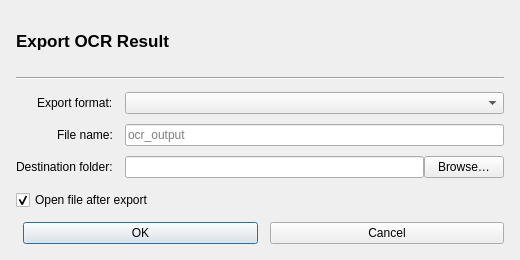
<?xml version="1.0" encoding="UTF-8"?>
<ui version="4.0">
 <class>ExportDialog</class>
 <widget class="QDialog" name="ExportDialog">
  <property name="minimumSize">
   <size>
    <width>520</width>
    <height>260</height>
   </size>
  </property>
  <property name="windowTitle">
   <string>Export Document</string>
  </property>
  <property name="modal">
   <bool>true</bool>
  </property>

  <layout class="QVBoxLayout" name="verticalLayoutMain">
   <property name="spacing">
    <number>12</number>
   </property>
   <property name="leftMargin">
    <number>16</number>
   </property>
   <property name="rightMargin">
    <number>16</number>
   </property>
   <property name="topMargin">
    <number>16</number>
   </property>
   <property name="bottomMargin">
    <number>16</number>
   </property>

   <!-- Title -->
   <item>
    <widget class="QLabel" name="lblTitle">
     <property name="text">
      <string>Export OCR Result</string>
     </property>
     <property name="font">
      <font>
       <pointsize>13</pointsize>
       <bold>true</bold>
      </font>
     </property>
    </widget>
   </item>

   <!-- Separator -->
   <item>
    <widget class="QFrame" name="lineSeparator">
     <property name="frameShape">
      <enum>QFrame::HLine</enum>
     </property>
     <property name="frameShadow">
      <enum>QFrame::Sunken</enum>
     </property>
    </widget>
   </item>

   <!-- Form -->
   <item>
    <layout class="QFormLayout" name="formLayout">
     <property name="horizontalSpacing">
      <number>12</number>
     </property>
     <property name="verticalSpacing">
      <number>10</number>
     </property>
     <property name="labelAlignment">
      <set>Qt::AlignRight|Qt::AlignVCenter</set>
     </property>

     <!-- Format -->
     <item row="0" column="0">
      <widget class="QLabel" name="lblFormat">
       <property name="text">
        <string>Export format:</string>
       </property>
      </widget>
     </item>
     <item row="0" column="1">
      <widget class="QComboBox" name="comboFormat"/>
     </item>

     <!-- File name -->
     <item row="1" column="0">
      <widget class="QLabel" name="lblFileName">
       <property name="text">
        <string>File name:</string>
       </property>
      </widget>
     </item>
     <item row="1" column="1">
      <widget class="QLineEdit" name="editFileName">
       <property name="placeholderText">
        <string>ocr_output</string>
       </property>
      </widget>
     </item>

     <!-- Directory -->
     <item row="2" column="0">
      <widget class="QLabel" name="lblDir">
       <property name="text">
        <string>Destination folder:</string>
       </property>
      </widget>
     </item>
     <item row="2" column="1">
      <layout class="QHBoxLayout" name="layoutDir">
       <item>
        <widget class="QLineEdit" name="editDir"/>
       </item>
       <item>
        <widget class="QPushButton" name="btnBrowse">
         <property name="text">
          <string>Browse…</string>
         </property>
        </widget>
       </item>
      </layout>
     </item>

    </layout>
   </item>

   <!-- Checkbox -->
   <item>
    <widget class="QCheckBox" name="checkOpenAfterExport">
     <property name="text">
      <string>Open file after export</string>
     </property>
     <property name="checked">
      <bool>true</bool>
     </property>
    </widget>
   </item>

   <!-- Buttons -->
   <item>
    <layout class="QHBoxLayout" name="layoutButtons">
     <item>
      <spacer>
       <property name="orientation">
        <enum>Qt::Horizontal</enum>
       </property>
      </spacer>
     </item>
     <item>
      <widget class="QPushButton" name="btnOk">
       <property name="minimumWidth">
        <number>90</number>
       </property>
       <property name="text">
        <string>OK</string>
       </property>
       <property name="default">
        <bool>true</bool>
       </property>
      </widget>
     </item>
     <item>
      <widget class="QPushButton" name="btnCancel">
       <property name="minimumWidth">
        <number>90</number>
       </property>
       <property name="text">
        <string>Cancel</string>
       </property>
      </widget>
     </item>
    </layout>
   </item>

  </layout>
 </widget>
 <resources/>
 <connections/>
</ui>
